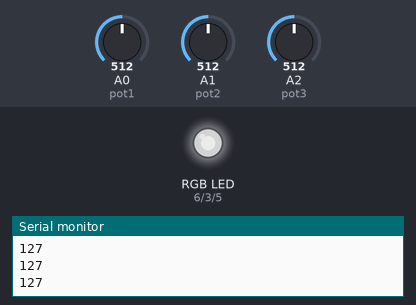
The sketch below on a simulated Arduino Uno, built with avr-gcc and run on an emulated ATmega328P. Shown: an RGB LED mixed from three pins (HIGH = lit), the last lines printed to the serial monitor. Inputs (shaded band) come from the test bench; at power-on: A0 (pot1) = 512, A1 (pot2) = 512, A2 (pot3) = 512. Dim RGB values are drawn brighter than linear.

Above: at 2.3 s.
2.4 s: A0 (pot1) set to 716
At 4.4 s:
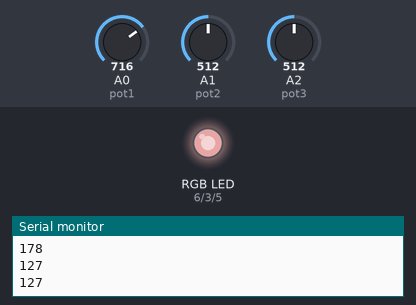
5.0 s: A1 (pot2) set to 900
At 5.9 s:
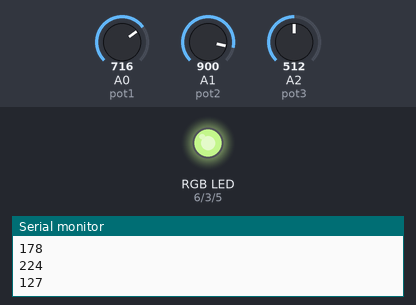
7.1 s: A2 (pot3) set to 122
At 9.9 s:
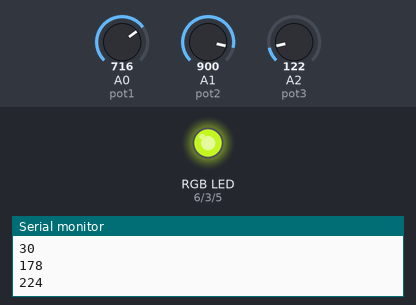
10.5 s: A2 (pot3) set to 0
At 13.2 s:
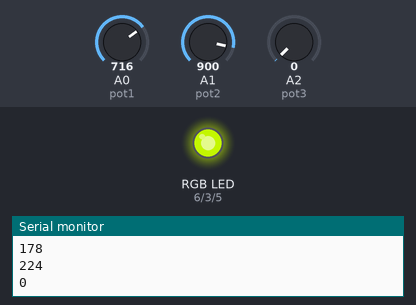
13.5 s: A0 (pot1) set to 1023
At 15.0 s:
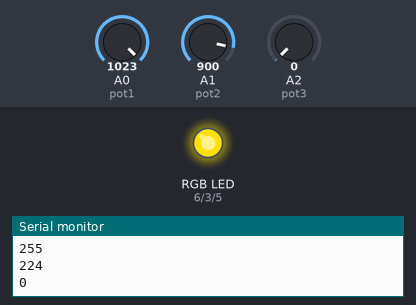
15.6 s: A1 (pot2) set to 306
At 18.9 s:
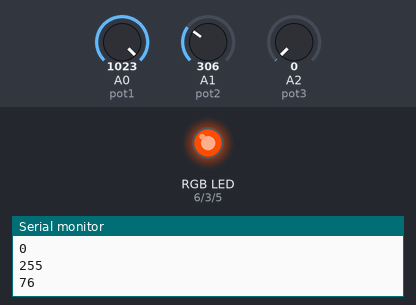
Timing chart, 0 to 20.0 s (numbered marks = the images above; inputs shaded):
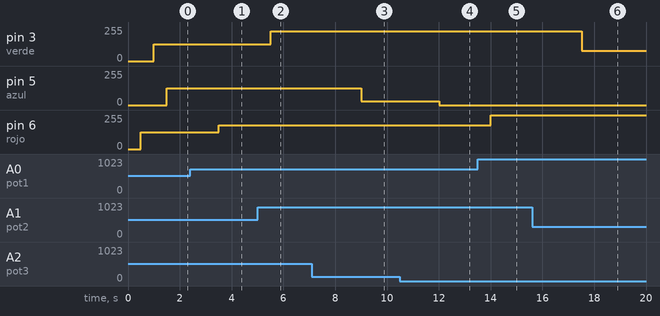

The sketch:

Ej5_rgb_pmw.ino
```cpp
#define rojo 6
#define verde 3
#define azul 5
#define pot1 A0
#define pot2 A1
#define pot3 A2

void setup()
{
  Serial.begin(9600);
  pinMode(rojo, OUTPUT);
  pinMode(verde, OUTPUT);
  pinMode(azul, OUTPUT);
}

void loop() {

  //por ROJO
  int val_1 = map(analogRead(pot1), 0, 1023, 0, 255);
  Serial.println(val_1);
  delay(500);
  analogWrite(rojo, val_1);

  // pot VERDE
  int val_2 = map(analogRead(pot2), 0, 1023, 0, 255);
  Serial.println(val_2);
  delay(500);
  analogWrite(verde, val_2);

  // pot AZUL
  int val_3 = map(analogRead(pot3), 0, 1023, 0, 255);
  Serial.println(val_3);
  delay(500);
  analogWrite(azul, val_3);

}

/*
void loop()
{

  CambiarColor();
}


void CambiarColor()
{
  for (int i=50; i<255; i+=50)
  {
    analogWrite(rojo, i); //rojo
    delay(800);
    analogWrite(rojo, LOW);

    analogWrite(verde,i); //verde
    delay(800);
	analogWrite(verde, LOW);

    analogWrite(azul,i); //azul
    delay(800);
    analogWrite(azul, LOW);

    analogWrite(rojo, i);
    analogWrite(verde,i); //amarillo
    delay(800);
    analogWrite(rojo, LOW);
    analogWrite(verde, LOW);

    analogWrite(rojo, i); //violeta
    analogWrite(azul,i);
    delay(800);
    analogWrite(rojo, LOW);
    analogWrite(verde, LOW);

    analogWrite(verde, i); //celeste
    analogWrite(azul,i);
    delay(800);
    analogWrite(verde, LOW);
    analogWrite(azul,LOW);

    analogWrite(rojo, 255);
    analogWrite(verde, i);
    analogWrite(azul,i);
    delay(800);
    analogWrite(rojo, LOW);
    analogWrite(verde, LOW);
    analogWrite(azul,LOW);

    analogWrite(rojo, i);
    analogWrite(verde, 255);
    analogWrite(azul,i);
    delay(800);
    analogWrite(rojo, LOW);
    analogWrite(verde, LOW);
    analogWrite(azul,LOW);

    analogWrite(rojo, i);
    analogWrite(verde, i);
    analogWrite(azul,255);
    delay(800);
    analogWrite(rojo, LOW);
    analogWrite(verde, LOW);
    analogWrite(azul,LOW);
    delay(1500);
  }
}
*/
```

Measured:
- after the input at 2.4 s, pin 6 (rojo): 127/255 → 178/255 after 1.1 s
- after the input at 5.0 s, pin 3 (verde): 127/255 → 224/255 after 0.50 s
- after the input at 7.1 s, pin 5 (azul): 127/255 → 30/255 after 1.9 s
- after the input at 10.5 s, pin 5 (azul): 30/255 → 0/255 after 1.5 s
- after the input at 13.5 s, pin 6 (rojo): 178/255 → 255/255 after 0.51 s
- after the input at 15.6 s, pin 3 (verde): 224/255 → 76/255 after 1.9 s
